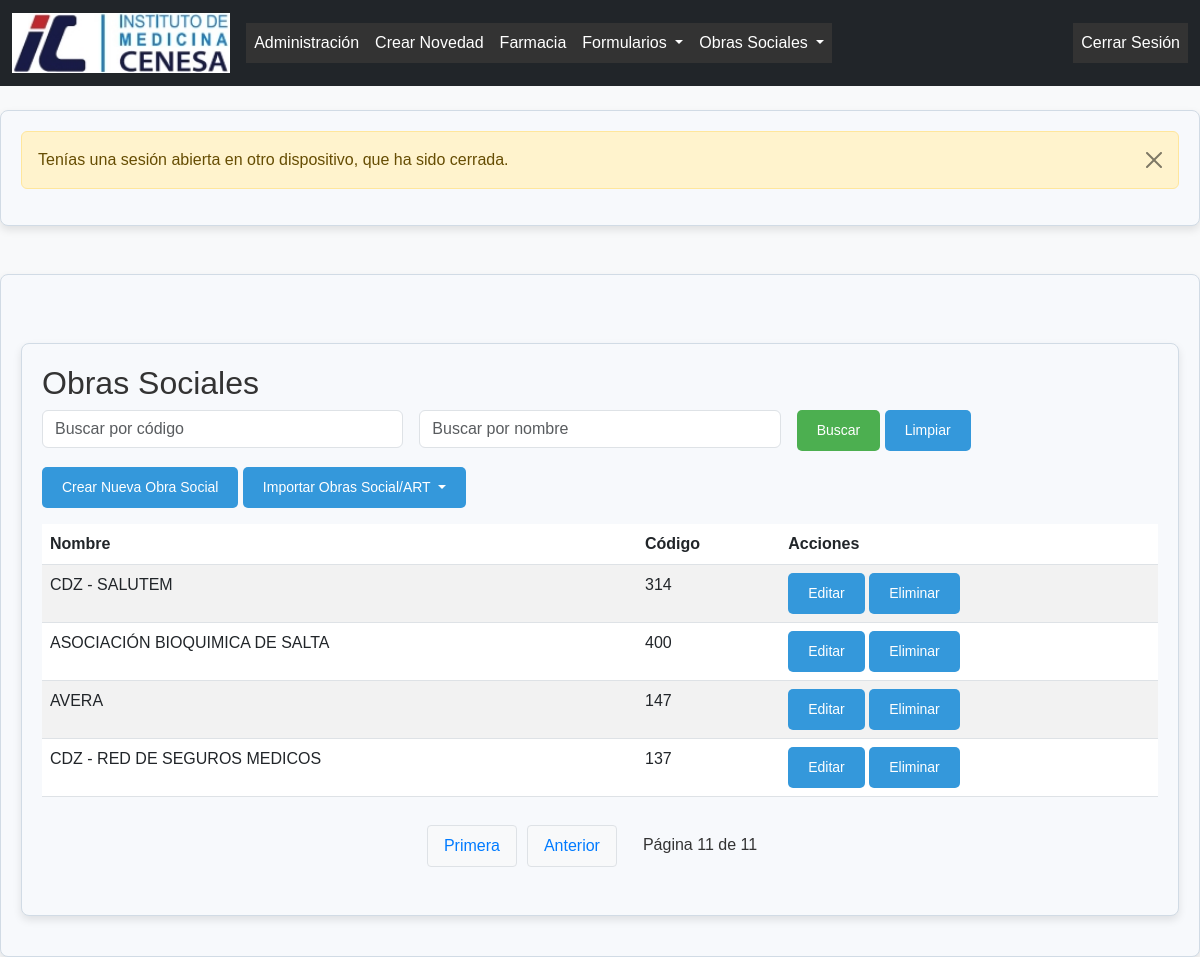
The page /obras-sociales/?page=11 (signed in) on the database as committed earlier.
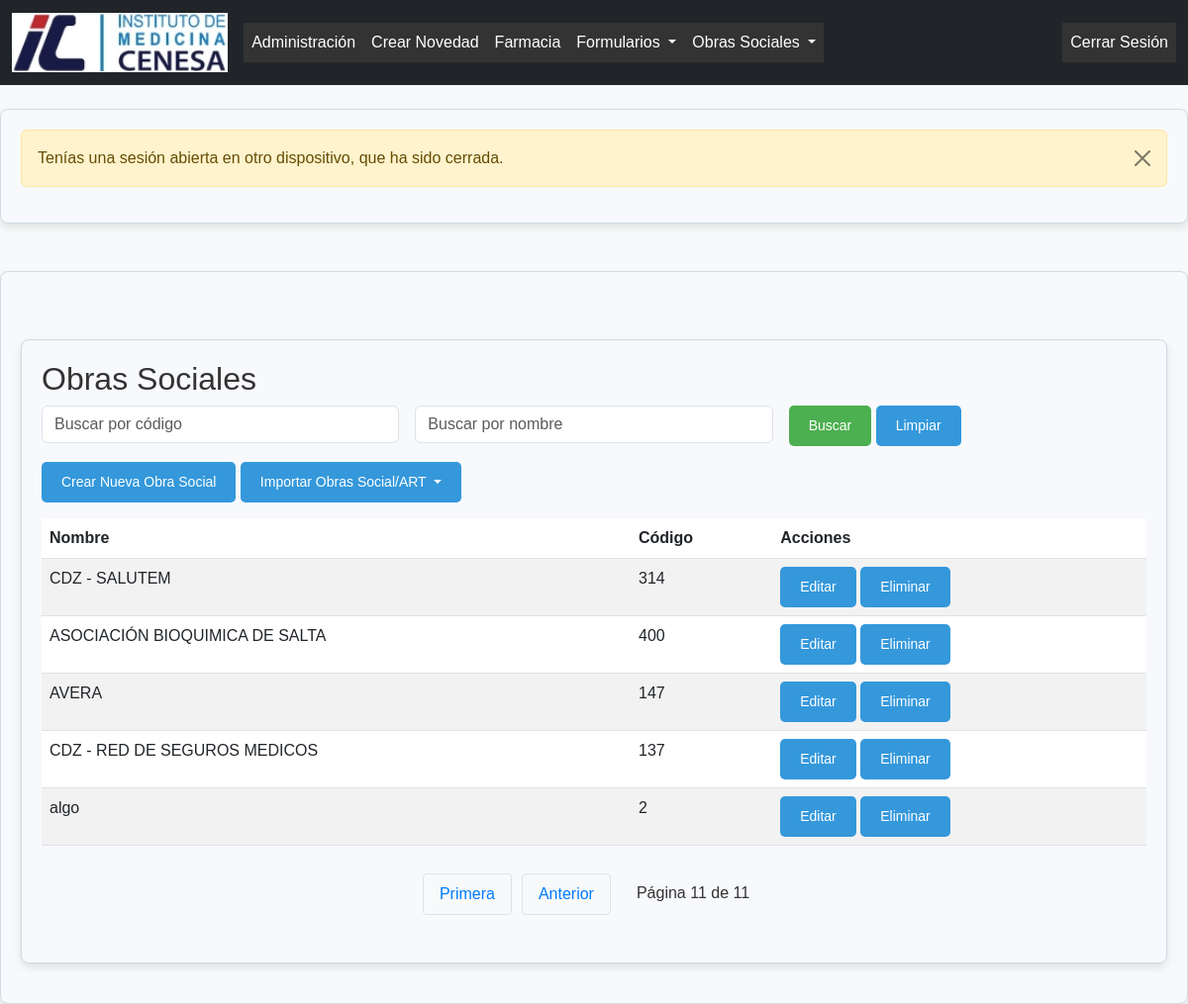
The same page on the database as committed later.
### formularios/models.py (models this page shows, shortened)
class ObraSocial(models.Model):
    codigo = models.CharField(max_length=100, unique=True)
    siglas = models.CharField(max_length=100, default='N/A')
    nombre = models.CharField(max_length=255)

### formularios/views.py (the view)
# urls.py: path('obras-sociales/', views.listar_obras_sociales, name='listar_obras_sociales'),
@login_required
def listar_obras_sociales(request):
    codigo_query = request.GET.get('codigo', '').strip()  # Filtro exacto por código
    nombre_query = request.GET.get('nombre', '').strip()  # Filtro parcial por nombre
    obras_sociales = ObraSocial.objects.all()
    if codigo_query:
        obras_sociales = obras_sociales.filter(codigo=codigo_query)
        if not obras_sociales.exists():
            messages.warning(request, f'No se encontraron resultados para el código "{codigo_query}".')
    if nombre_query:
        obras_sociales = obras_sociales.filter(nombre__icontains=nombre_query)
        if not obras_sociales.exists():
            messages.warning(request, f'No se encontraron resultados para el nombre "{nombre_query}".')
    paginator = Paginator(obras_sociales, 10)  # 10 resultados por página
    page_number = request.GET.get('page')
    page_obj = paginator.get_page(page_number)
    return render(request, 'Valores/obra_social/listar_obras_sociales.html', {
        'obras_sociales': page_obj,  # Enviar objetos paginados
        'codigo_query': codigo_query,  # Mantener el valor de búsqueda para el código
        'nombre_query': nombre_query,  # Mantener el valor de búsqueda para el nombre
        'page_obj': page_obj,  # Pasar la información de la página
    })

### formularios/context_processors.py (called while the page is built)
def agregar_tipo_usuario(request):
    if request.user.is_authenticated:
        perfil = PerfilUsuario.objects.filter(usuario=request.user).first()
        return {'tipo_usuario': perfil.tipo_usuario.nombre if perfil else None}
    return {}

### formularios/templates/valores/obra_social/listar_obras_sociales.html (shortened to what this page needs)
{% extends 'base.html' %}
{% block content %}
<div class="container mt-5">
    <h2>Obras Sociales</h2>
    <form method="get" class="mb-3">
        <div class="row g-3">
            <div class="col-md-4">
                <input type="text" name="codigo" value="{{ codigo_query }}" class="form-control" placeholder="Buscar por código">
            </div>
            <div class="col-md-4">
                <input type="text" name="nombre" value="{{ nombre_query }}" class="form-control" placeholder="Buscar por nombre">
            </div>
            <div class="col-md-4">
                <button type="submit" class="btn btn-primary">Buscar</button>
                <a href="{% url 'listar_obras_sociales' %}" class="btn btn-secondary">Limpiar</a>
            </div>
        </div>
    </form>
    <a href="{% url 'crear_obra_social' %}" class="btn btn-success mb-3">Crear Nueva Obra Social</a>
    <div class="btn-group mb-3">
        <button type="button" class="btn btn-info dropdown-toggle" data-bs-toggle="dropdown" aria-expanded="false">
            Importar Obras Social/ART
        </button>
    </div>
    <table class="table table-striped">
        <thead>
            <tr>
                <th>Nombre</th>
                <th>Código</th>
                <th>Acciones</th>
            </tr>
        </thead>
        <tbody>
            {% for obra_social in obras_sociales %}
            <tr>
                <td>{{ obra_social.nombre }}</td>
                <td>{{ obra_social.codigo }}</td>
                <td>
                    <a href="{% url 'editar_obra_social' obra_social.id %}" class="btn btn-primary">Editar</a>
                    <a href="{% url 'eliminar_obra_social' obra_social.id %}" class="btn btn-danger" onclick="return confirm('¿Estás seguro de que deseas eliminar esta obra social?')">Eliminar</a>
                </td>
            </tr>
            {% endfor %}
        </tbody>
    </table>
    <div class="pagination">
        <span class="step-links">
            {% if page_obj.has_previous %}
                <a href="?page=1{% if request.GET %}&amp;{% for key, value in request.GET.items %}{% if key != 'page' %}{{ key }}={{ value }}&amp;{% endif %}{% endfor %}{% endif %}">Primera</a>
                <a href="?page={{ page_obj.previous_page_number }}{% if request.GET %}&amp;{% for key, value in request.GET.items %}{% if key != 'page' %}{{ key }}={{ value }}&amp;{% endif %}{% endfor %}{% endif %}">Anterior</a>
            {% endif %}
            <span>Página {{ page_obj.number }} de {{ page_obj.paginator.num_pages }}</span>
        </span>
    </div>
{% endblock %}

Rows that differ between the two databases and show on the page:
added ObraSocial: nombre "algo", codigo "2"
